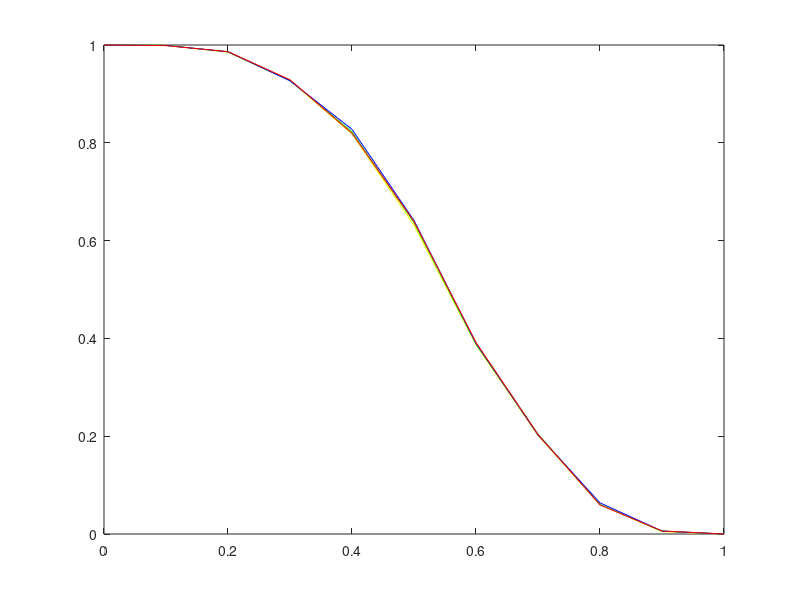

Reproduce this figure in MATLAB. (Note: this script raises an error after producing the figure.)
%% About
clear vars;
close all;
clc;
% Advanded H analysis
%% Load matrix
load advanced_H_analysis.mat;
%% Support matrix generator
support_matrix = [];
for temp = 0:9
    support_matrix = [support_matrix; prob_set.^temp .* (1 - prob_set).^(9 - temp)]; 
end
%% variation analysis
set_selected = [ 1, 9, 36, 84, 117, 81, 0, 0, 0, 0 ];
raw_estimations_ideal = (support_matrix' * set_selected')';
diff14 = sum(abs(raw_estimations4 - raw_estimations1))
diff24 = sum(abs(raw_estimations4 - raw_estimations2))
diff34 = sum(abs(raw_estimations4 - raw_estimations3))
diff1i = sum(abs(raw_estimations_ideal - raw_estimations1))
diff2i = sum(abs(raw_estimations_ideal - raw_estimations2))
diff3i = sum(abs(raw_estimations_ideal - raw_estimations3))
diff4i = sum(abs(raw_estimations_ideal - raw_estimations4))
%% ploting part
figure(1);
plot(prob_set, raw_estimations1, 'y');
hold on;
plot(prob_set, raw_estimations2, 'g');
hold on;
plot(prob_set, raw_estimations3, 'b');
hold on;
plot(prob_set, raw_estimations4, 'r');
hold on;
plot(prob_set, raw_estimations_ideal, 'O');
xlabel('Probability of success');
ylabel('Probability of error');
legend('H1', 'H2', 'H3', 'H\_advanced', 'Theoretical');
title('Advanced H Analysis');